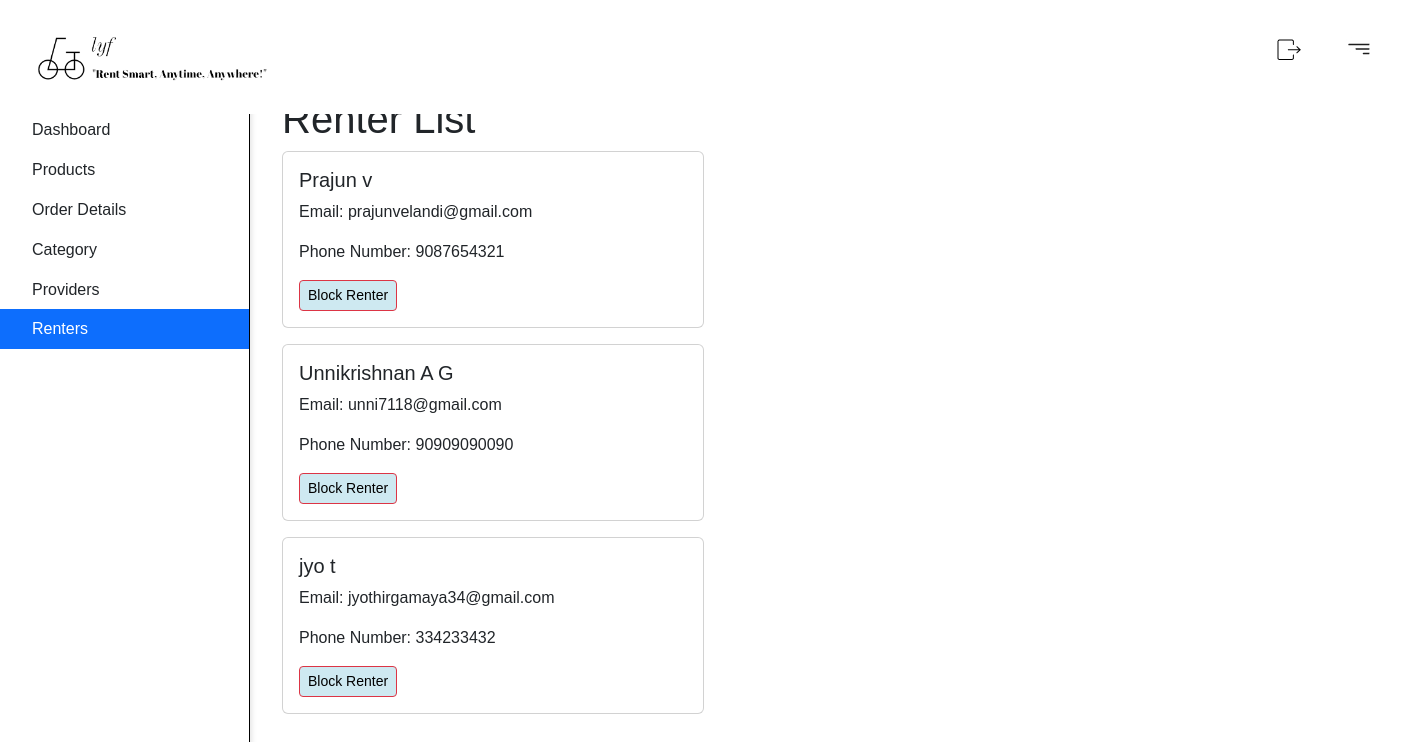
/renterList, run on the app's committed database.
### user/models.py (models this page shows, shortened)
class CustomUser(AbstractBaseUser, PermissionsMixin):
    phone_number_validator = RegexValidator(
        regex=r'^\d{1,15}$',  # This regex allows 1 to 15 digits
        message='Phone number must contain only digits.',
        code='invalid_phone_number'
    )
    email = models.EmailField(unique=True)
    first_name = models.CharField(max_length=30)
    last_name = models.CharField(max_length=30,null=True)
    phone_number = models.CharField(
        max_length=15,
        blank=True,
        null=True,
        validators=[phone_number_validator]
    )
    is_active = models.BooleanField(default=True)
    is_staff = models.BooleanField(default=False)
    date_joined = models.DateTimeField(default=timezone.now)
    objects = CustomUserManager()
    USERNAME_FIELD = 'email'
    REQUIRED_FIELDS = ['first_name', 'last_name','phone_number']
    def get_full_name(self):
        return f"{self.first_name} {self.last_name}"
    class Meta:
        verbose_name = 'User'
        verbose_name_plural = 'Users'

### adminPanel/views.py (the view)
# urls.py: path('renterList',views.renterList,name='renterList'),
def renterList(request):
    renter=CustomUser.objects.all().exclude(is_staff=True)
    return render(request,'adminPanel/renterList.html',{'renter':renter})

### templates/adminPanel/renterList.html (shortened to what this page needs)
{% extends 'adminPanel/adminPanel.html' %}
{% block content %}
<div id="sidebarMenu" class="sidebar bg-white">
    <div class="position-sticky">
        <div class="list-group list-group-flush">
            <a href="{% url 'adminPanel:adminPanel' %}" class="list-group-item list-group-item-action py-2 ripple">
                <span>Dashboard</span>
            </a>
            <a href="{% url 'adminPanel:adminProducts' %}" class="list-group-item list-group-item-action py-2 ripple">
                <span>Products</span>
            </a>
            <a href="#" class="list-group-item list-group-item-action py-2 ripple">
                <span>Order Details</span>
            </a>
            <a href="{% url 'adminPanel:adminCategory' %}" class="list-group-item list-group-item-action py-2 ripple">
                <span>Category</span>
            </a>
            <a href="{% url 'adminPanel:providerList' %}" class="list-group-item list-group-item-action py-2 ripple">
                <span>Providers</span>
            </a>
            <a href="{% url 'adminPanel:renterList' %}" class="list-group-item list-group-item-action py-2 ripple active">
                <span>Renters</span>
            </a>
        </div>
    </div>
</div>
<div id="content" class="container" style="margin-top: 15px;">
</div>
<div class="container mt-4" style="margin-left: 270px;">
    <h1 class="text-2xl">Renter List</h1>
    {% if renter %}
        {% for user in renter %}
            <div class="card mb-3">
                <div class="card-body">
                    <h5 class="card-title">{{ user.get_full_name }}</h5>
                    <p class="card-text">Email: {{ user.email }}</p>
                    <p class="card-text">Phone Number: {{ user.phone_number }}</p>
                    <form method="post" action="{% url 'adminPanel:blockUnblockUserRenter' user.id %}" class="d-inline">
                        {% if user.is_active %}
                            <button type="submit" class="btn btn-danger btn-sm">Block Renter</button>
                        {% else %}
                            <button type="submit" class="btn btn-success btn-sm">Unblock Renter</button>
                        {% endif %}
                    </form>
                </div>
            </div>
        {% endfor %}
    {% else %}
        <div class="alert alert-info mt-4">
            No Renters found.
        </div>
    {% endif %}
</div>
{% endblock %}

### staticfields/style.css (style rules this page uses)
* { font-family: 'poppins',sans-serif; margin: 0; padding: 0; box-sizing: border-box; }
body { background: #ffffff; }
.btn { color: black; background-color: #cee9f1; }
a { text-decoration: none; color: black; }
.card { width: calc(33.33% - 10px); margin-bottom: 20px; box-sizing: border-box; }
.card:nth-child(3n) { margin-right: 0; }

### templates/adminPanel/adminPanel.html (style rules this page uses)
body { margin: 0; padding: 0; }
#sidebarMenu { width: 250px; position: fixed; top: 0; left: 0; height: 100%; overflow-y: auto; background-color: #fff; border-right: 1px solid #000000; padding-top: 56px; margin-top: 50px; }
.list-group-item { border: none; cursor: pointer; }
.active { background-color: #9cc4f0; color: #fff; }
#content { margin-left: 250px; padding-top: 56px; }
#sidebarMenu { width: 250px; position: fixed; top: 0; left: 0; height: 100%; overflow-y: auto; background-color: #fff; border-right: 1px solid #000000; border-top: 4px solid #007bff; box-shadow: 2px 0px 5px rgba(0, 0, 0, 0.1); padding-top: 56px; margin-top: 50px; }

### data on the page
CustomUser: get_full_name "Prajun v", email "prajunvelandi@gmail.com", phone_number "9087654321", is_active "Block Renter"
CustomUser: get_full_name "Unnikrishnan A G", email "unni7118@gmail.com", phone_number "90909090090", is_active "Block Renter"
CustomUser: get_full_name "jyo t", email "jyothirgamaya34@gmail.com", phone_number "334233432", is_active "Block Renter"
